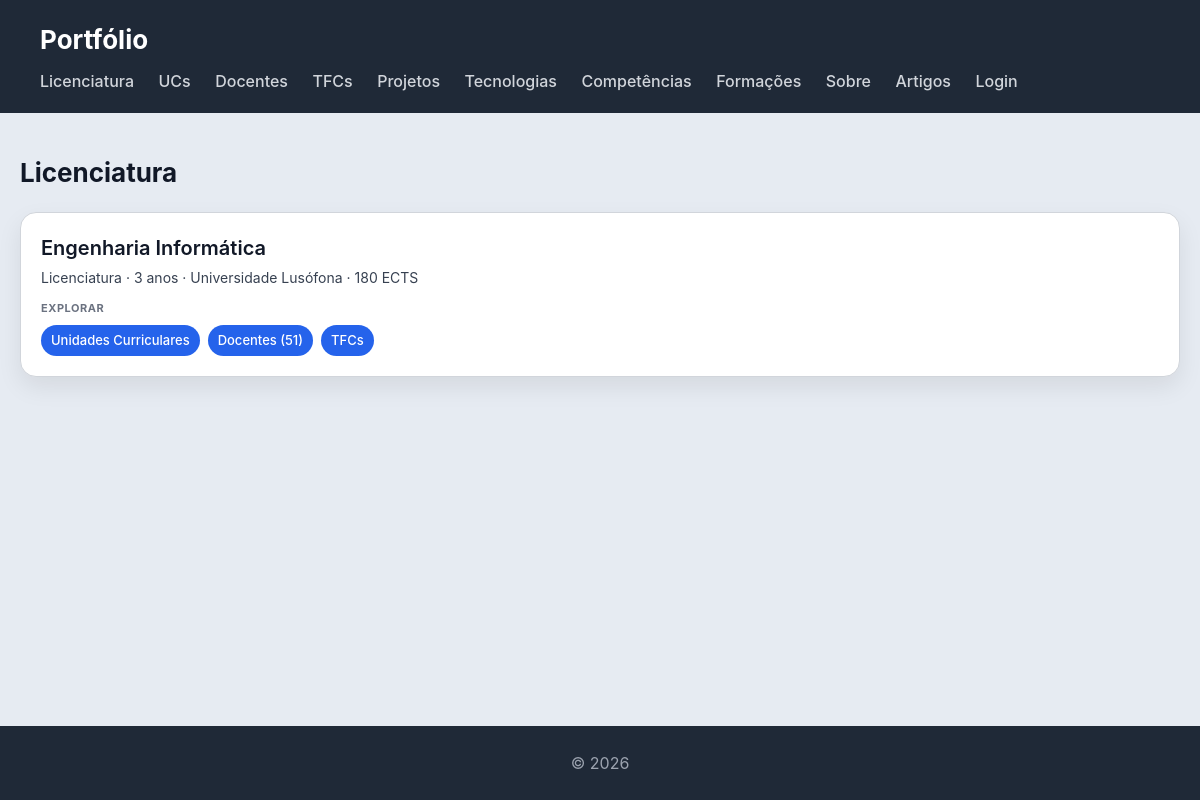
The app's page /licenciaturas/ with its own data.
### portfolio/models.py (models this page shows, shortened)
class Licenciatura(models.Model):
    nome = models.CharField(max_length=150)
    grau = models.CharField(max_length=50)
    duracao_anos = models.IntegerField()
    instituicao = models.CharField(max_length=150, default="Universidade Lusófona")
    ects_totais = models.IntegerField()
    docentes = models.ManyToManyField(Docente, related_name="licenciaturas", blank=True)

### portfolio/views.py (the view)
# urls.py: path('licenciaturas/', views.licenciaturas_view, name='licenciaturas_view'),
def licenciaturas_view(request):
    licenciaturas = Licenciatura.objects.prefetch_related('docentes').all()
    return render(request, 'portfolio/licenciaturas.html', {'licenciaturas': licenciaturas})

### portfolio/context_processors.py (called while the page is built)
def is_gestor(request):
    context = {"is_gestor": False, "is_autor": False}
    if request.user.is_authenticated:
        context["is_gestor"] = request.user.groups.filter(name="gestor-portfolio").exists()
        context["is_autor"] = request.user.groups.filter(name="autores").exists()
    return context

### portfolio/templates/portfolio/licenciaturas.html
{% extends "portfolio/base.html" %}
{% block content %}
<h2>Licenciatura</h2>
<section>
    {% for licenciatura in licenciaturas %}
    <article>
        <header>
            <h3>{{ licenciatura.nome }}</h3>
            <p>{{ licenciatura.grau }} · {{ licenciatura.duracao_anos }} anos · {{ licenciatura.instituicao }} · {{ licenciatura.ects_totais }} ECTS</p>
        </header>
        <section>
            <h4>Explorar</h4>
            <ul>
                <li><a href="{% url 'ucs_view' %}">Unidades Curriculares</a></li>
                <li><a href="{% url 'docentes_view' %}">Docentes ({{ licenciatura.docentes.count }})</a></li>
                <li><a href="{% url 'tfcs_view' %}">TFCs</a></li>
            </ul>
        </section>
    </article>
    {% endfor %}
</section>
{% endblock %}

### portfolio/static/portfolio/styles.css (style rules this page uses)
* { box-sizing: border-box; margin: 0; padding: 0; }
html, body { height: 100%; }
body { font-family: "Inter", "Segoe UI", system-ui, -apple-system, sans-serif; background: #e6ebf2; color: #111827; line-height: 1.5; display: flex; flex-direction: column; }
h2 { margin-bottom: 20px; font-size: 26px; }
section { width: 100%; }
section > article { background: white; padding: 20px; border-radius: 16px; border: 1px solid #d1d5db; box-shadow: 0 10px 25px rgba(0,0,0,0.08); transition: all 0.25s ease; margin-bottom: 20px; width: 100%; }
article > header { margin-bottom: 12px; }
article > header > h3 { font-size: 20px; font-weight: 600; margin-bottom: 4px; }
article > header > p { font-size: 14px; color: #374151; }
article > section { margin-top: 10px; }
article > section > h4 { font-size: 11px; text-transform: uppercase; color: #6b7280; margin-bottom: 8px; letter-spacing: 0.05em; }
article > section > ul { list-style: none; display: flex; flex-wrap: wrap; gap: 8px; }
article > section > ul > li { background: #2563eb; color: white; padding: 6px 10px; border-radius: 999px; font-size: 13px; font-weight: 500; }
article > section > ul > li a { color: white; text-decoration: none; }

### records on screen
Licenciatura: nome "Engenharia Informática", grau "Licenciatura", duracao_anos "3", instituicao "Universidade Lusófona", ects_totais "180", docentes.count "51"
